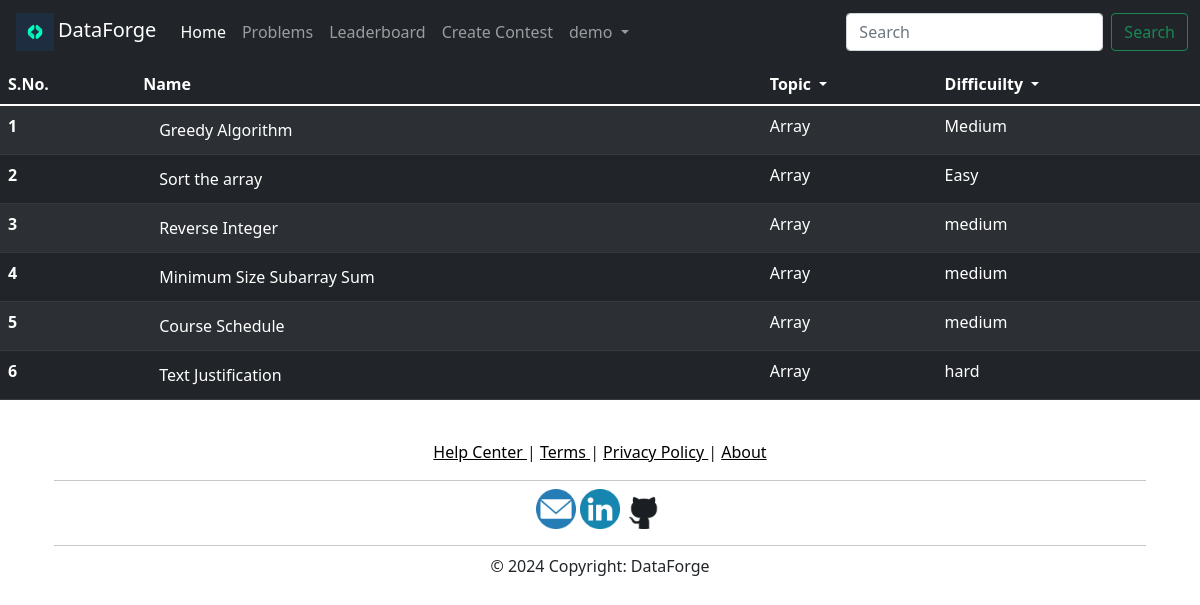
Screenshot of /problems/demo/type/Array with the database file from the repository.
### Home/models.py (models this page shows, shortened)
class User(models.Model):
    username = models.CharField(primary_key=True,max_length=122)
    name = models.CharField(max_length=122)
    email = models.CharField(unique=True,max_length=122)
    password = models.CharField(max_length=32)
    problems_solved = models.IntegerField(default=0)

class Problem(models.Model):
    id = models.IntegerField(primary_key=True)
    name = models.CharField(max_length=122)
    type = models.CharField(max_length=50)
    difficuilty = models.CharField(max_length=10)
    statement = models.TextField()
    task = models.TextField(null=True)
    time_complexity = models.CharField(max_length=50,null=True)
    space_complexity = models.CharField(max_length=50,null=True)
    constraints = models.CharField(max_length=122,null=True)
    example = models.TextField(null=True)

### Home/views.py (the view)
# urls.py: path("problems/<str:user_name>/type/<str:type>", views.problems_typeSpecific, name="type_specific_problems"),
def problems_typeSpecific(request,user_name,type):
    user = User.objects.get(username=str(user_name))
    problems = Problem.objects.filter(type=str(type))
    rank = User.objects.all().filter(problems_solved__gt=user.problems_solved).count() + 1
    types = Problem.objects.values('type').distinct()
    return render(request,'problems.html',{'user':user,'problems':problems,'types':types,'rank':rank})

### templates/problems.html (shortened to what this page needs)
{% extends 'base.html' %}
{% block account %}
  <li class="nav-item dropdown">
    <a class="nav-link dropdown-toggle" href="#" id="navbarDropdown" role="button" data-bs-toggle="dropdown" aria-expanded="false">
        {{ user.name }}
    </a>
  </li>
{% endblock account %}
{% block problems %}
<li class="nav-item">
  <a class="nav-link" href="/problems/{{ user.username }}">Problems</a>
</li>
{% endblock problems %}
{% block navbar %}
  <form class="d-flex" method="post" action="/problem_search/{{ user.username }}">
    <input class="form-control me-2" type="search" name="search" placeholder="Search" aria-label="Search">
    <button class="btn btn-outline-success" type="submit">Search</button>
  </form>
{% endblock navbar %}
{% block body %}
<table class="table table-dark table-striped">
    <thead>
      <tr>
        <th scope="col">S.No.</th>
        <th scope="col">Name</th>
        <th scope="col dropdown">
                <a class="nav-link dropdown-toggle px-0 py-0" href="#" id="navbarDropdown" role="button" data-bs-toggle="dropdown" aria-expanded="false" style="color:white">
                  Topic
                </a>
        </th>
        <th scope="col">
            <a class="nav-link dropdown-toggle px-0 py-0" href="#" id="navbarDropdown" role="button" data-bs-toggle="dropdown" aria-expanded="false" style="color:white">
                Difficuilty
              </a>
        </th>
      </tr>
    </thead>
    <tbody>
        {% for item in problems %}
          <tr>
            <th scope="row">{{ forloop.counter }}</th>
            <td><a class="nav-link py-1" href="/problem_desc/{{ user.username }}/{{ item.id }}" style="color:white">{{ item.name }}</td>
            <td>{{ item.type }}</td>
            <td>{{ item.difficuilty }}</td>
          </tr>
        {% endfor %}
    </tbody>
  </table>
{% endblock body %}

### rows the page displays
User: name "demo"
Problem: name "Greedy Algorithm", type "Array", difficuilty "Medium"
Problem: name "Sort the array", type "Array", difficuilty "Easy"
Problem: name "Reverse Integer", type "Array", difficuilty "medium"
Problem: name "Minimum Size Subarray Sum", type "Array", difficuilty "medium"
Problem: name "Course Schedule", type "Array", difficuilty "medium"
Problem: name "Text Justification", type "Array", difficuilty "hard"
